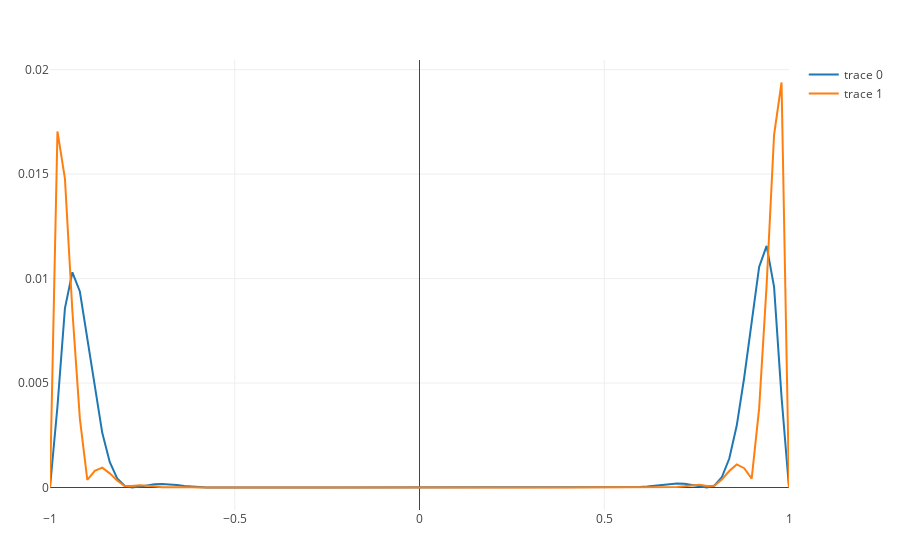

Notebook source saved alongside this figure:
### Code cell
Plotly.plot([Plotly.scatter(x=domain, y=t[1]), Plotly.scatter(x=domain, y=t[2])])
